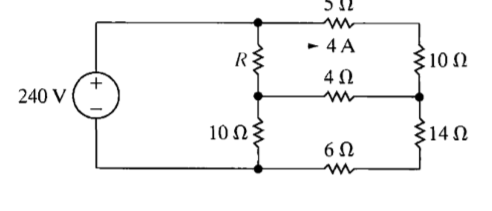
#> input picture images/2.PNG, 492 x 211 px
$ python linedetection3.py   (Python 2 division)
#> lines starting #> are read from the running program, lines starting #| are printed output that depends on the picture; after the words box and inside, x2 and y2 are one past the last pixel; in counts of white or black regions, pixels touching at a corner belong together
import cv2
import numpy as np

print " Hough Lines demo "
print " Press h to draw lines using cv2.HoughLines()"
print " Press p to draw lines using cv2.HoughLinesP()"
print " All the parameter values selected at random, Change it the way you like"

im = cv2.imread('images/2.PNG')
#> im is the input picture: shape (211, 492, 3); min 0, max 255, mean 245.3
gray = cv2.cvtColor(im,cv2.COLOR_BGR2GRAY)
edges = cv2.Canny(gray,150,200,apertureSize = 3)
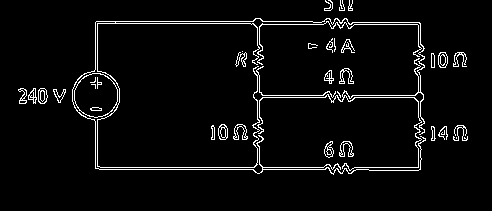
#> edges: shape (211, 492); 4.4% white in thin lines or dots, all inside (x1, y1, x2, y2) = (18, 0, 468, 175)

cv2.imshow('houghlines',im)

while(True):
    img = im.copy()
    k = cv2.waitKey(0)
#> (key Esc is pressed here)

    if k == ord('h'):   # Press 'h' to enable cv2.HoughLines()
        lines = cv2.HoughLines(edges,1,np.pi/180,100)
        for rho,theta in lines[0]:
            a = np.cos(theta)
            b = np.sin(theta)
            x0 = a*rho
            y0 = b*rho
            x1 = int(x0 + 1000*(-b))   # Here i have used int() instead of rounding the decimal value, so 3.8 --> 3
            y1 = int(y0 + 1000*(a))    # But if you want to round the number, then use np.around() function, then 3.8 --> 4.0
            x2 = int(x0 - 1000*(-b))   # But we need integers, so use int() function after that, ie int(np.around(x))
            y2 = int(y0 - 1000*(a))
            cv2.line(img,(x1,y1),(x2,y2),(0,255,0),2)
        cv2.imshow('houghlines',img)

    elif k == ord('p'): # Press 'p' to enable cv2.HoughLinesP()
        lines = cv2.HoughLinesP(edges,1,np.pi/180,100, minLineLength = 100, maxLineGap = 10)
        for x1,y1,x2,y2 in lines[0]:
            cv2.line(img,(x1,y1),(x2,y2),(0,255,0),2)
        cv2.imshow('houghlines',img)

    elif k == 27:    # Press 'ESC' to exit
        break

cv2.destroyAllWindows()

$ run again, with images/1.PNG copied over images/2.PNG
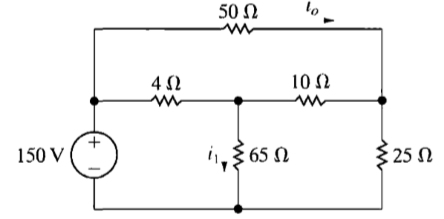
#> input picture images/1.PNG, 444 x 219 px
#> im is the input picture: shape (219, 444, 3); min 0, max 255, mean 245.1
#> `edges = cv2.Canny(gray,150,200,apertureSize = 3)`:
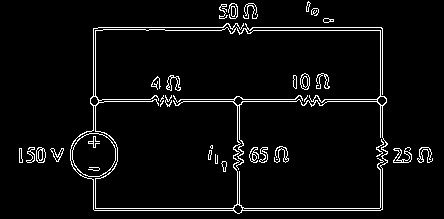
#> edges: shape (219, 444); 4.6% white in thin lines or dots

$ run again, with images/10.PNG copied over images/2.PNG
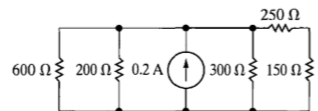
#> input picture images/10.PNG, 318 x 111 px
#> im is the input picture: shape (111, 318, 3); min 0, max 255, mean 239.5
#> `edges = cv2.Canny(gray,150,200,apertureSize = 3)`:
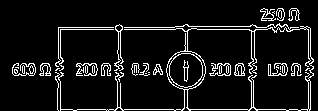
#> edges: shape (111, 318); 8.6% white in thin lines or dots, all inside (x1, y1, x2, y2) = (12, 8, 314, 111)

$ run again, with images/11.PNG copied over images/2.PNG
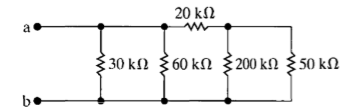
#> input picture images/11.PNG, 356 x 111 px
#> im is the input picture: shape (111, 356, 3); min 0, max 255, mean 240.8
#> `edges = cv2.Canny(gray,150,200,apertureSize = 3)`:
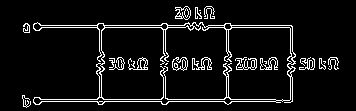
#> edges: shape (111, 356); 7.3% white in thin lines or dots, all inside (x1, y1, x2, y2) = (22, 6, 339, 108)
